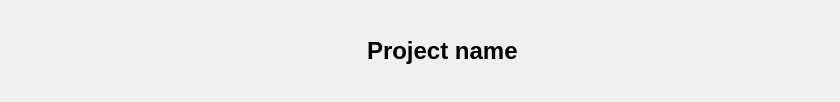
<?xml version="1.0" encoding="UTF-8"?>
<ui version="4.0">
 <class>widgetMain</class>
 <widget class="QWidget" name="widgetMain">
  <property name="geometry">
   <rect>
    <x>0</x>
    <y>0</y>
    <width>840</width>
    <height>102</height>
   </rect>
  </property>
  <property name="windowTitle">
   <string>Form</string>
  </property>
  <property name="windowOpacity">
   <double>1.000000000000000</double>
  </property>
  <layout class="QHBoxLayout" name="horizontalLayout_2">
   <item>
    <layout class="QHBoxLayout" name="horizontalLayout">
     <property name="sizeConstraint">
      <enum>QLayout::SetMaximumSize</enum>
     </property>
     <item>
      <widget class="QPushButton" name="favButton">
       <property name="sizePolicy">
        <sizepolicy hsizetype="Fixed" vsizetype="Fixed">
         <horstretch>0</horstretch>
         <verstretch>0</verstretch>
        </sizepolicy>
       </property>
       <property name="text">
        <string/>
       </property>
       <property name="icon">
        <iconset>
         <normaloff>icons/star.svg</normaloff>icons/star.svg</iconset>
       </property>
       <property name="iconSize">
        <size>
         <width>24</width>
         <height>24</height>
        </size>
       </property>
       <property name="flat">
        <bool>true</bool>
       </property>
      </widget>
     </item>
     <item>
      <layout class="QVBoxLayout" name="verticalLayout">
       <item>
        <widget class="QLabel" name="projectNameLabel">
         <property name="font">
          <font>
           <pointsize>18</pointsize>
           <bold>true</bold>
          </font>
         </property>
         <property name="text">
          <string>Project name</string>
         </property>
        </widget>
       </item>
       <item>
        <layout class="QHBoxLayout" name="tagLayout"/>
       </item>
      </layout>
     </item>
    </layout>
   </item>
  </layout>
 </widget>
 <resources/>
 <connections/>
</ui>
